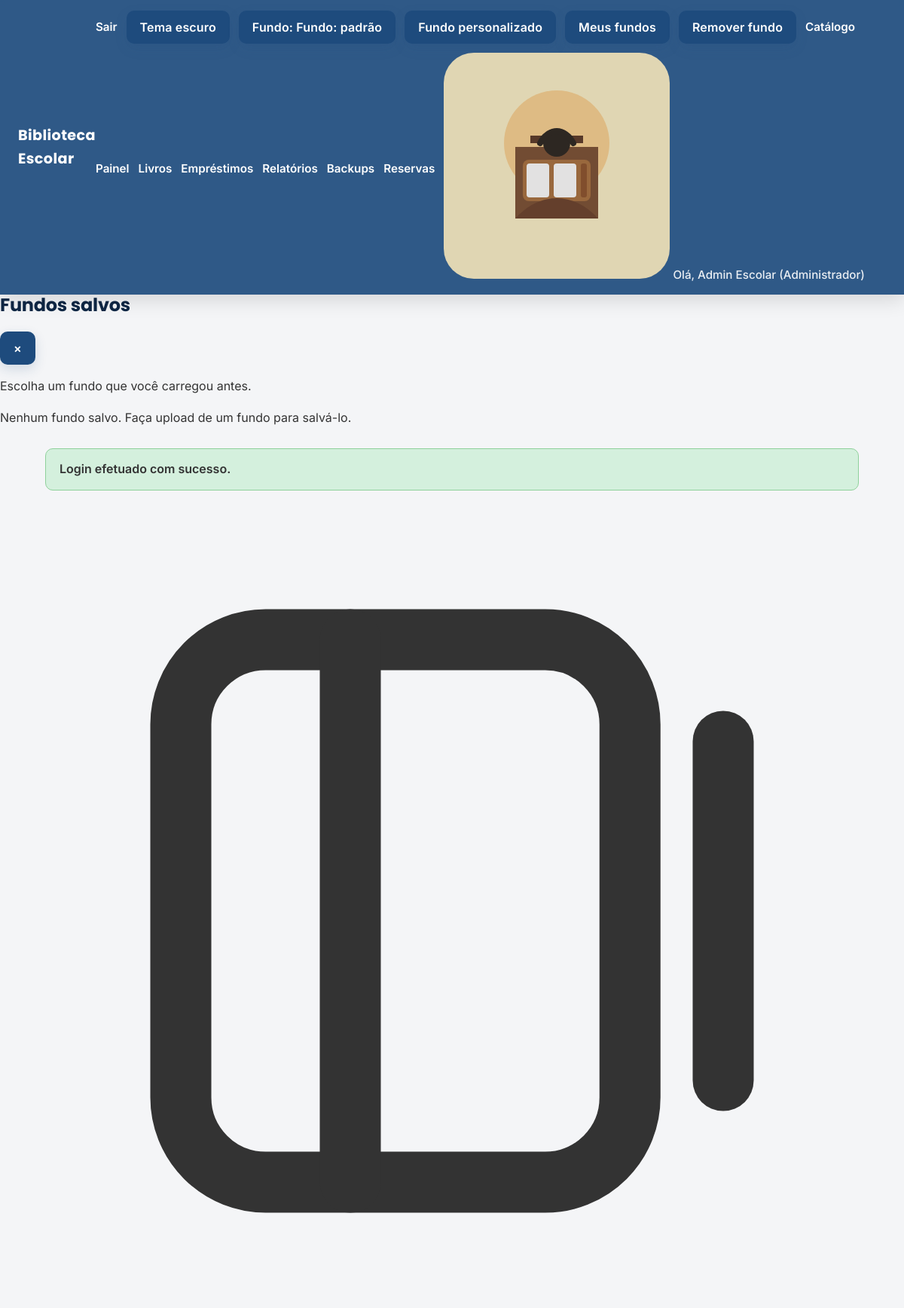
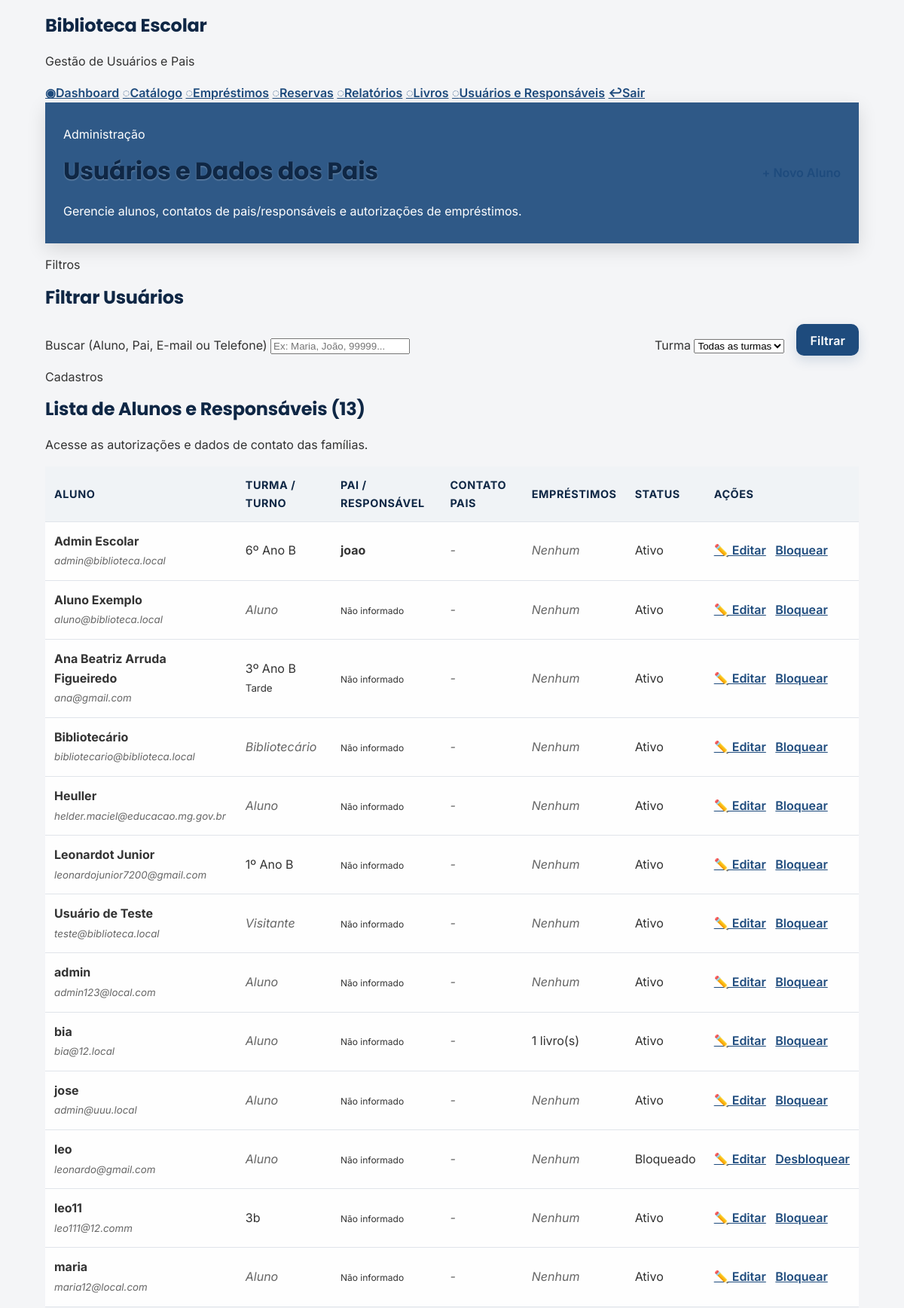
/users.php (signed in, upper part), run on the app's committed database (2 pictures, top to bottom).
### tables this page shows
CREATE TABLE users (
        id INTEGER PRIMARY KEY AUTOINCREMENT,
        name TEXT NOT NULL,
        email TEXT NOT NULL UNIQUE,
        password TEXT NOT NULL,
        role_id INTEGER NOT NULL,
        blocked INTEGER NOT NULL DEFAULT 0,
        created_at TEXT NOT NULL DEFAULT CURRENT_TIMESTAMP, profile_photo TEXT, turma TEXT, turno TEXT, parent_name TEXT, parent_phone TEXT, parent_email TEXT, parent_document TEXT,
        FOREIGN KEY(role_id) REFERENCES roles(id)
    );

### includes/functions.php (called while the page is built, shortened)
<?php
require_once __DIR__ . '/auth.php';
function base_url(string $path = ''): string
{
    $base = BASE_URL;
    return rtrim($base, '/') . '/' . ltrim($path, '/');
}
function profile_photo_url(?string $photoPath): string
{
    if (empty($photoPath)) {
        return base_url('img/avatars/avatar-biblioteca.svg');
    }
    return base_url('img/avatars/avatar-biblioteca.svg');
}
function get_flash(): ?array
{
    if (isset($_SESSION['_flash'])) {
        $flash = $_SESSION['_flash'];
        return $flash;
    }
    return null;
}
function h(string $value): string
{
    return htmlspecialchars($value, ENT_QUOTES, 'UTF-8');
}

### includes/auth.php (called while the page is built, shortened)
<?php
function current_user(): ?array{    return $_SESSION['user'] ?? null;}function user_has_role(string|array $role): bool{    $user = current_user();    $roles = is_array($role) ? $role : [$role];    return in_array($user['role_name'], $roles, true);}

### users.php (the view, shortened to what this page needs)
<?php
require_once __DIR__ . '/includes/auth.php';
require_once __DIR__ . '/includes/functions.php';
$db = get_db();
$search = trim($_GET['search'] ?? '');
$where = ['1=1'];
$params = [];
$whereSql = implode(' AND ', $where);
$usersList = $db->prepare("SELECT u.*, r.name AS role_name, (SELECT COUNT(*) FROM loans l WHERE l.user_id = u.id AND l.returned_at IS NULL) AS active_loans FROM users u JOIN roles r ON u.role_id = r.id WHERE {$whereSql} ORDER BY u.name ASC");
$usersList->execute($params);
$users = $usersList->fetchAll();
require_once __DIR__ . '/includes/header.php';
?>
<div class="dashboard-shell">
    <aside class="dashboard-sidebar">
        <div>
            <div class="sidebar-brand">
                <div class="brand-mark">
                    <svg viewBox="0 0 24 24" fill="none" stroke="currentColor" stroke-width="1.8" stroke-linecap="round" stroke-linejoin="round">
                        <path d="M4 6.5A2.5 2.5 0 0 1 6.5 4h8.25A2.5 2.5 0 0 1 17.25 6.5v11A2.5 2.5 0 0 1 14.75 20H6.5A2.5 2.5 0 0 1 4 17.5z"></path>
                        <path d="M9 4v16"></path>
                        <path d="M20 7v10"></path>
                    </svg>
                </div>
                <div>
                    <h2>Biblioteca Escolar</h2>
                    <p>Gestão de Usuários e Pais</p>
                </div>
            </div>
            <nav class="sidebar-nav" aria-label="Menu principal">
                <a class="nav-item" href="dashboard.php"><span class="nav-icon">◉</span><span>Dashboard</span></a>
                <a class="nav-item" href="index.php"><span class="nav-icon">◌</span><span>Catálogo</span></a>
                <a class="nav-item" href="loans.php"><span class="nav-icon">◌</span><span>Empréstimos</span></a>
                <a class="nav-item" href="reservations.php"><span class="nav-icon">◌</span><span>Reservas</span></a>
                <a class="nav-item" href="reports.php"><span class="nav-icon">◌</span><span>Relatórios</span></a>
                <a class="nav-item" href="books.php"><span class="nav-icon">◌</span><span>Livros</span></a>
                <a class="nav-item active" href="users.php"><span class="nav-icon">◌</span><span>Usuários e Responsáveis</span></a>
                <a class="sidebar-logout nav-item" href="logout.php"><span class="nav-icon">↩</span><span>Sair</span></a>
            </nav>
        </div>
    </aside>
    <div class="dashboard-main-panel">
        <header class="dashboard-topbar">
            <div>
                <p class="eyebrow">Administração</p>
                <h1>Usuários e Dados dos Pais</h1>
                <p class="topbar-subtitle">Gerencie alunos, contatos de pais/responsáveis e autorizações de empréstimos.</p>
            </div>
            <div class="topbar-actions">
                <a href="register.php" class="primary-btn" style="text-decoration: none;">+ Novo Aluno</a>
            </div>
        </header>
        <section class="panel">
            <div class="panel-header">
                <div>
                    <p class="panel-eyebrow">Filtros</p>
                    <h2>Filtrar Usuários</h2>
                </div>
            </div>
            <form method="get" action="users.php" class="loan-form" style="display: flex; gap: 1rem; align-items: flex-end; flex-wrap: wrap;">
                <div class="field-group" style="flex: 1; min-width: 200px;">
                    <label for="search">Buscar (Aluno, Pai, E-mail ou Telefone)</label>
                    <input type="text" id="search" name="search" value="<?php echo h($search); ?>" placeholder="Ex: Maria, João, 99999...">
                </div>
                <div class="field-group" style="min-width: 150px;">
                    <label for="turma_filter">Turma</label>
                    <select id="turma_filter" name="turma">
                        <option value="">Todas as turmas</option>
                    </select>
                </div>
                <button type="submit" class="primary-btn" style="height: 42px;">Filtrar</button>
            </form>
        </section>
        <section class="panel table-panel">
            <div class="panel-header">
                <div>
                    <p class="panel-eyebrow">Cadastros</p>
                    <h2>Lista de Alunos e Responsáveis (<?php echo count($users); ?>)</h2>
                    <p class="panel-subtitle">Acesse as autorizações e dados de contato das famílias.</p>
                </div>
            </div>
            <div class="table-wrapper">
                <?php if (empty($users)): ?>
                    <p class="empty-state">Nenhum usuário encontrado com os critérios fornecidos.</p>
                <?php else: ?>
                    <table class="dashboard-table">
                        <thead>
                            <tr>
                                <th>Aluno</th>
                                <th>Turma / Turno</th>
                                <th>Pai / Responsável</th>
                                <th>Contato Pais</th>
                                <th>Empréstimos</th>
                                <th>Status</th>
                                <th>Ações</th>
                            </tr>
                        </thead>
                        <tbody>
                            <?php foreach ($users as $u): ?>
                                <tr>
                                    <td>
                                        <strong><?php echo h($u['name']); ?></strong><br>
                                        <small class="muted"><?php echo h($u['email']); ?></small>
                                    </td>
                                    <td>
                                        <?php if (!empty($u['turma'])): ?>
                                            <span class="status-pill status-active"><?php echo h($u['turma']); ?></span>
                                            <br><small><?php echo h($u['turno'] ?? ''); ?></small>
                                        <?php else: ?>
                                            <span class="muted"><?php echo h($u['role_name']); ?></span>
                                        <?php endif; ?>
                                    </td>
                                    <td>
                                        <?php if (!empty($u['parent_name'])): ?>
                                            <strong><?php echo h($u['parent_name']); ?></strong>
                                        <?php else: ?>
                                            <span class="status-pill status-warning" style="font-size: 0.75rem;">Não informado</span>
                                        <?php endif; ?>
                                    </td>
                                    <td>
                                        <?php if (!empty($u['parent_phone'])): ?>
                                            <a href="https://wa.me/<?php echo preg_replace('/[^\d]/', '', $u['parent_phone']); ?>" target="_blank" rel="noopener" style="color: #16a34a; font-weight: 500; text-decoration: none;">
                                                📱 <?php echo h($u['parent_phone']); ?>
                                            </a>
                                        <?php else: ?>
                                            <span class="muted">-</span>
                                        <?php endif; ?>
                                    </td>
                                    <td>
                                        <?php if ($u['active_loans'] > 0): ?>
                                            <span class="status-pill status-active"><?php echo (int)$u['active_loans']; ?> livro(s)</span>
                                        <?php else: ?>
                                            <span class="muted">Nenhum</span>
                                        <?php endif; ?>
                                    </td>
                                    <td>
                                        <?php if (!empty($u['blocked'])): ?>
                                            <span class="status-pill status-overdue">Bloqueado</span>
                                        <?php else: ?>
                                            <span class="status-pill status-active">Ativo</span>
                                        <?php endif; ?>
                                    </td>
                                    <td style="white-space: nowrap;">
                                        <a class="action-link" href="users.php?edit=<?php echo (int)$u['id']; ?>" style="margin-right: 0.5rem;">✏️ Editar</a>
                                        <a class="soft-link" href="users.php?toggle_block=<?php echo (int)$u['id']; ?>" onclick="return confirm('Alterar status deste usuário?');">
                                            <?php echo !empty($u['blocked']) ? 'Desbloquear' : 'Bloquear'; ?>
                                        </a>
                                    </td>
                                </tr>
                            <?php endforeach; ?>
                        </tbody>
                    </table>
                <?php endif; ?>
            </div>
        </section>
    </div>
</div>
<?php require_once __DIR__ . '/includes/footer.php';

### includes/header.php (shortened to what this page needs)
<?php
require_once __DIR__ . '/auth.php';
require_once __DIR__ . '/functions.php';
$user = current_user();
$flash = get_flash();
$headerPhoto = '';
if ($user) {
    $headerPhoto = profile_photo_url($user['profile_photo'] ?? null);
}
?>
<!DOCTYPE html>
<html lang="pt-BR">
<head>
    <link rel="stylesheet" href="<?php echo h(base_url('css/style.css')); ?>">
    <link rel="stylesheet" href="<?php echo h(base_url('css/background-remover.css')); ?>">
</head>
<?php
$pageName = basename($_SERVER['PHP_SELF'] ?? 'index.php');
$dashboardPages = ['index.php', 'dashboard.php', 'books.php', 'loans.php', 'reservations.php', 'reports.php', 'register.php', 'users.php', 'backup.php'];
$bodyClass = in_array($pageName, $dashboardPages, true) ? 'dashboard-page' : '';
?>
<body class="<?php echo h($bodyClass); ?>">
<header>
    <div class="brand"><a href="<?php echo h(base_url('index.php')); ?>"><?php echo h(SITE_NAME); ?></a></div>
    <nav>
        <?php if ($user): ?>
            <a href="<?php echo h(base_url('logout.php')); ?>" class="nav-logout">Sair</a>
        <?php else: ?>
            <a href="<?php echo h(base_url('login.php')); ?>">Login</a>
            <a href="<?php echo h(base_url('register.php')); ?>">Cadastro</a>
        <?php endif; ?>
        <?php if ($pageName !== 'login.php'): ?>
            <button id="theme-toggle" type="button">Tema escuro</button>
            <button id="background-toggle" type="button">Fundo: padrão</button>
            <button id="background-photo-button" type="button">Fundo personalizado</button>
            <button id="background-gallery-toggle" type="button">Meus fundos</button>
            <button id="background-remover-toggle" type="button">Remover fundo</button>
        <?php endif; ?>
        <a href="<?php echo h(base_url('index.php')); ?>">Catálogo</a>
        <?php if ($user): ?>
            <?php if (user_has_role('Aluno')): ?>
                <a href="<?php echo h(base_url('student_dashboard.php')); ?>">Painel do Aluno</a>
            <?php else: ?>
                <a href="<?php echo h(base_url('dashboard.php')); ?>">Painel</a>
            <?php endif; ?>
            <?php if (user_has_role(['Administrador', 'Bibliotecário'])): ?>
                <a href="<?php echo h(base_url('books.php')); ?>">Livros</a>
                <a href="<?php echo h(base_url('loans.php')); ?>">Empréstimos</a>
                <a href="<?php echo h(base_url('reports.php')); ?>">Relatórios</a>
                <a href="<?php echo h(base_url('backup.php')); ?>">Backups</a>
            <?php endif; ?>
            <a href="<?php echo h(base_url('reservations.php')); ?>">Reservas</a>
            <div class="nav-user">
                <img src="<?php echo h($headerPhoto); ?>" alt="Foto de perfil" class="nav-user-avatar">
                <span>Olá, <?php echo h($user['name']); ?> (<?php echo h($user['role_name']); ?>)</span>
            </div>
        <?php endif; ?>
    </nav>
</header>
<div id="background-gallery" class="background-gallery hidden">
    <div class="background-gallery-inner">
        <div class="background-gallery-header">
            <h2>Fundos salvos</h2>
            <button id="background-gallery-close" type="button">×</button>
        </div>
        <p>Escolha um fundo que você carregou antes.</p>
        <div class="background-gallery-empty">Nenhum fundo salvo. Faça upload de um fundo para salvá-lo.</div>
    </div>
</div>
<main>
    <?php if ($flash): ?>
        <div class="flash <?php echo h($flash['type']); ?>"><?php echo h($flash['message']); ?></div>
    <?php endif; ?>

### data on the page
users: name "Admin Escolar", email "admin@biblioteca.local", turma "6º Ano B", parent_name "joao", shows "Nenhum", blocked "Ativo"
users: name "Aluno Exemplo", email "aluno@biblioteca.local", role_name "Aluno", shows "Não informado", shows "Nenhum", blocked "Ativo"
users: name "Ana Beatriz Arruda Figueiredo", email "ana@gmail.com", turma "3º Ano B", turno "Tarde", shows "Não informado", shows "Nenhum", blocked "Ativo"
users: name "Bibliotecário", email "bibliotecario@biblioteca.local", role_name "Bibliotecário", shows "Não informado", shows "Nenhum", blocked "Ativo"
users: name "Heuller", email "helder.maciel@educacao.mg.gov.br", role_name "Aluno", shows "Não informado", shows "Nenhum", blocked "Ativo"
users: name "Leonardot Junior", email "leonardojunior7200@gmail.com", turma "1º Ano B", shows "Não informado", shows "Nenhum", blocked "Ativo"
users: name "Usuário de Teste", email "teste@biblioteca.local", role_name "Visitante", shows "Não informado", shows "Nenhum", blocked "Ativo"
users: name "admin", email "admin123@local.com", role_name "Aluno", shows "Não informado", shows "Nenhum", blocked "Ativo"
users: name "bia", email "bia@12.local", role_name "Aluno", shows "Não informado", active_loans "1", blocked "Ativo"
users: name "jose", email "admin@uuu.local", role_name "Aluno", shows "Não informado", shows "Nenhum", blocked "Ativo"
users: name "leo", email "leonardo@gmail.com", role_name "Aluno", shows "Não informado", shows "Nenhum", blocked "Bloqueado"
users: name "leo11", email "leo111@12.comm", turma "3b", shows "Não informado", shows "Nenhum", blocked "Ativo"
users: name "maria", email "maria12@local.com", role_name "Aluno", shows "Não informado", shows "Nenhum", blocked "Ativo"

### other printed values
SITE_NAME "Biblioteca Escolar"
$user['role_name'] "Administrador"
$flash['message'] "Login efetuado com sucesso."
count($users) "13"
